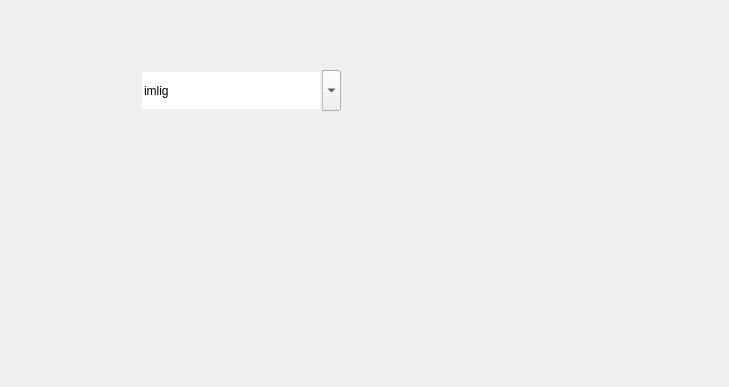
<?xml version="1.0" encoding="UTF-8"?>
<ui version="4.0">
 <class>Form</class>
 <widget class="QWidget" name="Form">
  <property name="geometry">
   <rect>
    <x>0</x>
    <y>0</y>
    <width>729</width>
    <height>387</height>
   </rect>
  </property>
  <property name="windowTitle">
   <string>Form</string>
  </property>
  <widget class="QComboBox" name="comboBox">
   <property name="geometry">
    <rect>
     <x>140</x>
     <y>70</y>
     <width>201</width>
     <height>41</height>
    </rect>
   </property>
   <property name="editable">
    <bool>true</bool>
   </property>
   <property name="maxVisibleItems">
    <number>25</number>
   </property>
   <property name="frame">
    <bool>false</bool>
   </property>
   <item>
    <property name="text">
     <string>imlig</string>
    </property>
   </item>
   <item>
    <property name="text">
     <string>amilive</string>
    </property>
   </item>
   <item>
    <property name="text">
     <string>abra</string>
    </property>
   </item>
  </widget>
 </widget>
 <resources/>
 <connections/>
</ui>
